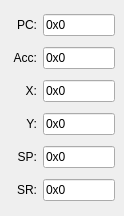
<?xml version="1.0" encoding="UTF-8"?>
<ui version="4.0">
 <class>CpuRegistersWindow</class>
 <widget class="QMainWindow" name="CpuRegistersWindow">
  <property name="geometry">
   <rect>
    <x>0</x>
    <y>0</y>
    <width>124</width>
    <height>216</height>
   </rect>
  </property>
  <property name="windowTitle">
   <string>CPU Registers</string>
  </property>
  <widget class="QWidget" name="centralwidget">
   <layout class="QVBoxLayout" name="verticalLayout">
    <item>
     <layout class="QHBoxLayout" name="pcLayout">
      <item>
       <widget class="QLabel" name="pcLabel">
        <property name="sizePolicy">
         <sizepolicy hsizetype="Fixed" vsizetype="Preferred">
          <horstretch>0</horstretch>
          <verstretch>0</verstretch>
         </sizepolicy>
        </property>
        <property name="minimumSize">
         <size>
          <width>28</width>
          <height>0</height>
         </size>
        </property>
        <property name="text">
         <string>PC:</string>
        </property>
        <property name="alignment">
         <set>Qt::AlignRight|Qt::AlignTrailing|Qt::AlignVCenter</set>
        </property>
       </widget>
      </item>
      <item>
       <widget class="QLineEdit" name="pcEdit">
        <property name="text">
         <string>0x0</string>
        </property>
        <property name="readOnly">
         <bool>true</bool>
        </property>
       </widget>
      </item>
     </layout>
    </item>
    <item>
     <layout class="QHBoxLayout" name="accLayout">
      <item>
       <widget class="QLabel" name="accLabel">
        <property name="sizePolicy">
         <sizepolicy hsizetype="Fixed" vsizetype="Preferred">
          <horstretch>0</horstretch>
          <verstretch>0</verstretch>
         </sizepolicy>
        </property>
        <property name="minimumSize">
         <size>
          <width>28</width>
          <height>0</height>
         </size>
        </property>
        <property name="text">
         <string>Acc:</string>
        </property>
        <property name="alignment">
         <set>Qt::AlignRight|Qt::AlignTrailing|Qt::AlignVCenter</set>
        </property>
       </widget>
      </item>
      <item>
       <widget class="QLineEdit" name="accEdit">
        <property name="text">
         <string>0x0</string>
        </property>
        <property name="readOnly">
         <bool>true</bool>
        </property>
       </widget>
      </item>
     </layout>
    </item>
    <item>
     <layout class="QHBoxLayout" name="xLayout">
      <item>
       <widget class="QLabel" name="xLabel">
        <property name="sizePolicy">
         <sizepolicy hsizetype="Fixed" vsizetype="Preferred">
          <horstretch>0</horstretch>
          <verstretch>0</verstretch>
         </sizepolicy>
        </property>
        <property name="minimumSize">
         <size>
          <width>28</width>
          <height>0</height>
         </size>
        </property>
        <property name="text">
         <string>X:</string>
        </property>
        <property name="alignment">
         <set>Qt::AlignRight|Qt::AlignTrailing|Qt::AlignVCenter</set>
        </property>
       </widget>
      </item>
      <item>
       <widget class="QLineEdit" name="xEdit">
        <property name="text">
         <string>0x0</string>
        </property>
        <property name="readOnly">
         <bool>true</bool>
        </property>
       </widget>
      </item>
     </layout>
    </item>
    <item>
     <layout class="QHBoxLayout" name="horizontalLayout">
      <item>
       <widget class="QLabel" name="yLabel">
        <property name="sizePolicy">
         <sizepolicy hsizetype="Fixed" vsizetype="Preferred">
          <horstretch>0</horstretch>
          <verstretch>0</verstretch>
         </sizepolicy>
        </property>
        <property name="minimumSize">
         <size>
          <width>28</width>
          <height>0</height>
         </size>
        </property>
        <property name="text">
         <string>Y:</string>
        </property>
        <property name="alignment">
         <set>Qt::AlignRight|Qt::AlignTrailing|Qt::AlignVCenter</set>
        </property>
       </widget>
      </item>
      <item>
       <widget class="QLineEdit" name="yEdit">
        <property name="text">
         <string>0x0</string>
        </property>
        <property name="readOnly">
         <bool>true</bool>
        </property>
       </widget>
      </item>
     </layout>
    </item>
    <item>
     <layout class="QHBoxLayout" name="horizontalLayout_2">
      <item>
       <widget class="QLabel" name="spLabel">
        <property name="sizePolicy">
         <sizepolicy hsizetype="Fixed" vsizetype="Preferred">
          <horstretch>0</horstretch>
          <verstretch>0</verstretch>
         </sizepolicy>
        </property>
        <property name="minimumSize">
         <size>
          <width>28</width>
          <height>0</height>
         </size>
        </property>
        <property name="text">
         <string>SP:</string>
        </property>
        <property name="alignment">
         <set>Qt::AlignRight|Qt::AlignTrailing|Qt::AlignVCenter</set>
        </property>
       </widget>
      </item>
      <item>
       <widget class="QLineEdit" name="spEdit">
        <property name="text">
         <string>0x0</string>
        </property>
        <property name="readOnly">
         <bool>true</bool>
        </property>
       </widget>
      </item>
     </layout>
    </item>
    <item>
     <layout class="QHBoxLayout" name="horizontalLayout_3">
      <item>
       <widget class="QLabel" name="srLabel">
        <property name="sizePolicy">
         <sizepolicy hsizetype="Fixed" vsizetype="Preferred">
          <horstretch>0</horstretch>
          <verstretch>0</verstretch>
         </sizepolicy>
        </property>
        <property name="minimumSize">
         <size>
          <width>28</width>
          <height>0</height>
         </size>
        </property>
        <property name="text">
         <string>SR:</string>
        </property>
        <property name="alignment">
         <set>Qt::AlignRight|Qt::AlignTrailing|Qt::AlignVCenter</set>
        </property>
       </widget>
      </item>
      <item>
       <widget class="QLineEdit" name="srEdit">
        <property name="text">
         <string>0x0</string>
        </property>
        <property name="readOnly">
         <bool>true</bool>
        </property>
       </widget>
      </item>
     </layout>
    </item>
   </layout>
  </widget>
 </widget>
 <resources/>
 <connections/>
</ui>
